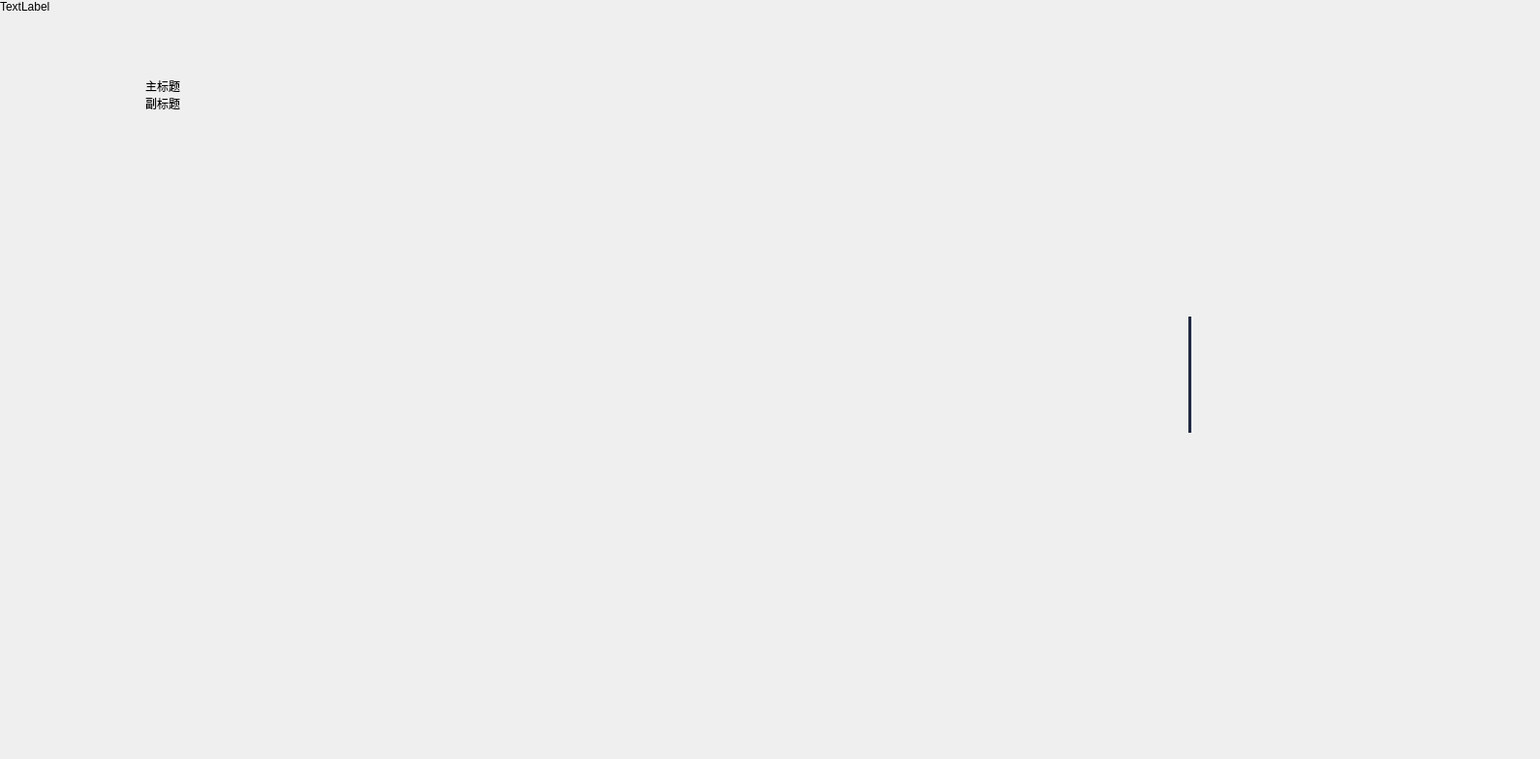
<?xml version="1.0" encoding="UTF-8"?>
<ui version="4.0">
 <class>Base</class>
 <widget class="QWidget" name="Base">
  <property name="geometry">
   <rect>
    <x>0</x>
    <y>0</y>
    <width>1590</width>
    <height>784</height>
   </rect>
  </property>
  <property name="windowTitle">
   <string>Base</string>
  </property>
  <property name="autoFillBackground">
   <bool>true</bool>
  </property>
  <layout class="QVBoxLayout" name="verticalLayout" stretch="0">
   <property name="spacing">
    <number>0</number>
   </property>
   <property name="sizeConstraint">
    <enum>QLayout::SetDefaultConstraint</enum>
   </property>
   <property name="leftMargin">
    <number>0</number>
   </property>
   <property name="topMargin">
    <number>0</number>
   </property>
   <property name="rightMargin">
    <number>0</number>
   </property>
   <property name="bottomMargin">
    <number>0</number>
   </property>
   <item>
    <widget class="QFrame" name="root">
     <property name="lineWidth">
      <number>0</number>
     </property>
     <layout class="QHBoxLayout" name="horizontalLayout" stretch="0,1">
      <property name="spacing">
       <number>0</number>
      </property>
      <property name="leftMargin">
       <number>0</number>
      </property>
      <property name="topMargin">
       <number>0</number>
      </property>
      <property name="rightMargin">
       <number>0</number>
      </property>
      <property name="bottomMargin">
       <number>0</number>
      </property>
      <item alignment="Qt::AlignLeft">
       <widget class="QWidget" name="left" native="true">
        <property name="minimumSize">
         <size>
          <width>150</width>
          <height>0</height>
         </size>
        </property>
        <property name="maximumSize">
         <size>
          <width>150</width>
          <height>16777215</height>
         </size>
        </property>
        <layout class="QVBoxLayout" name="verticalLayout_3">
         <property name="spacing">
          <number>0</number>
         </property>
         <property name="leftMargin">
          <number>0</number>
         </property>
         <property name="topMargin">
          <number>0</number>
         </property>
         <property name="rightMargin">
          <number>0</number>
         </property>
         <property name="bottomMargin">
          <number>0</number>
         </property>
         <item alignment="Qt::AlignLeft|Qt::AlignTop">
          <widget class="QLabel" name="card_icon">
           <property name="text">
            <string>TextLabel</string>
           </property>
          </widget>
         </item>
        </layout>
       </widget>
      </item>
      <item alignment="Qt::AlignLeft">
       <widget class="QFrame" name="main">
        <property name="minimumSize">
         <size>
          <width>0</width>
          <height>0</height>
         </size>
        </property>
        <property name="maximumSize">
         <size>
          <width>16777215</width>
          <height>16777215</height>
         </size>
        </property>
        <layout class="QVBoxLayout" name="verticalLayout_4" stretch="0,0,0,0,0">
         <property name="spacing">
          <number>0</number>
         </property>
         <property name="leftMargin">
          <number>0</number>
         </property>
         <property name="topMargin">
          <number>80</number>
         </property>
         <property name="rightMargin">
          <number>0</number>
         </property>
         <property name="bottomMargin">
          <number>100</number>
         </property>
         <item>
          <widget class="QWidget" name="top" native="true">
           <property name="maximumSize">
            <size>
             <width>16777215</width>
             <height>200</height>
            </size>
           </property>
           <layout class="QVBoxLayout" name="top2">
            <property name="spacing">
             <number>0</number>
            </property>
            <property name="leftMargin">
             <number>0</number>
            </property>
            <property name="topMargin">
             <number>0</number>
            </property>
            <property name="rightMargin">
             <number>0</number>
            </property>
            <property name="bottomMargin">
             <number>0</number>
            </property>
            <item alignment="Qt::AlignBottom">
             <widget class="QLabel" name="top_title">
              <property name="styleSheet">
               <string notr="true"/>
              </property>
              <property name="text">
               <string>主标题</string>
              </property>
             </widget>
            </item>
            <item alignment="Qt::AlignTop">
             <widget class="QLabel" name="sub_title">
              <property name="styleSheet">
               <string notr="true"/>
              </property>
              <property name="text">
               <string>副标题</string>
              </property>
             </widget>
            </item>
            <item>
             <spacer name="verticalSpacer">
              <property name="orientation">
               <enum>Qt::Vertical</enum>
              </property>
              <property name="sizeHint" stdset="0">
               <size>
                <width>20</width>
                <height>40</height>
               </size>
              </property>
             </spacer>
            </item>
           </layout>
          </widget>
         </item>
         <item>
          <spacer name="verticalSpacer_3">
           <property name="orientation">
            <enum>Qt::Vertical</enum>
           </property>
           <property name="sizeType">
            <enum>QSizePolicy::Fixed</enum>
           </property>
           <property name="sizeHint" stdset="0">
            <size>
             <width>20</width>
             <height>55</height>
            </size>
           </property>
          </spacer>
         </item>
         <item alignment="Qt::AlignLeft">
          <widget class="QWidget" name="operate" native="true">
           <property name="minimumSize">
            <size>
             <width>1440</width>
             <height>120</height>
            </size>
           </property>
           <property name="maximumSize">
            <size>
             <width>16777215</width>
             <height>150</height>
            </size>
           </property>
           <layout class="QHBoxLayout" name="horizontalLayout_2" stretch="0,0,0,0">
            <property name="spacing">
             <number>0</number>
            </property>
            <property name="leftMargin">
             <number>0</number>
            </property>
            <property name="topMargin">
             <number>0</number>
            </property>
            <property name="rightMargin">
             <number>0</number>
            </property>
            <property name="bottomMargin">
             <number>0</number>
            </property>
            <item alignment="Qt::AlignLeft">
             <widget class="QFrame" name="img_scene">
              <layout class="QHBoxLayout" name="horizontalLayout_4" stretch="0,0">
               <property name="spacing">
                <number>0</number>
               </property>
               <property name="leftMargin">
                <number>5</number>
               </property>
               <property name="topMargin">
                <number>0</number>
               </property>
               <property name="rightMargin">
                <number>0</number>
               </property>
               <property name="bottomMargin">
                <number>0</number>
               </property>
               <item>
                <widget class="QFrame" name="img_style">
                 <layout class="QHBoxLayout" name="horizontalLayout_7">
                  <property name="spacing">
                   <number>0</number>
                  </property>
                  <property name="leftMargin">
                   <number>2</number>
                  </property>
                  <property name="topMargin">
                   <number>0</number>
                  </property>
                  <property name="rightMargin">
                   <number>2</number>
                  </property>
                  <property name="bottomMargin">
                   <number>0</number>
                  </property>
                 </layout>
                </widget>
               </item>
               <item>
                <widget class="QFrame" name="img_sample">
                 <layout class="QHBoxLayout" name="horizontalLayout_6">
                  <property name="spacing">
                   <number>10</number>
                  </property>
                  <property name="leftMargin">
                   <number>50</number>
                  </property>
                  <property name="topMargin">
                   <number>0</number>
                  </property>
                  <property name="bottomMargin">
                   <number>0</number>
                  </property>
                 </layout>
                </widget>
               </item>
              </layout>
             </widget>
            </item>
            <item alignment="Qt::AlignLeft">
             <widget class="QFrame" name="palette">
              <property name="maximumSize">
               <size>
                <width>16777215</width>
                <height>16777215</height>
               </size>
              </property>
              <layout class="QHBoxLayout" name="horizontalLayout_3">
               <property name="spacing">
                <number>10</number>
               </property>
               <property name="leftMargin">
                <number>50</number>
               </property>
              </layout>
             </widget>
            </item>
            <item alignment="Qt::AlignRight">
             <widget class="Line" name="line_2">
              <property name="styleSheet">
               <string notr="true">background-color: #212A44;</string>
              </property>
              <property name="orientation">
               <enum>Qt::Vertical</enum>
              </property>
             </widget>
            </item>
            <item alignment="Qt::AlignRight">
             <widget class="QFrame" name="btn_export">
              <layout class="QVBoxLayout" name="verticalLayout_9">
               <property name="spacing">
                <number>0</number>
               </property>
               <property name="leftMargin">
                <number>20</number>
               </property>
               <property name="rightMargin">
                <number>20</number>
               </property>
              </layout>
             </widget>
            </item>
           </layout>
          </widget>
         </item>
         <item>
          <widget class="QWidget" name="preview" native="true">
           <property name="minimumSize">
            <size>
             <width>1440</width>
             <height>0</height>
            </size>
           </property>
           <property name="maximumSize">
            <size>
             <width>16777215</width>
             <height>16777215</height>
            </size>
           </property>
           <layout class="QHBoxLayout" name="preview2" stretch="1,0,1">
            <property name="spacing">
             <number>80</number>
            </property>
            <property name="leftMargin">
             <number>0</number>
            </property>
            <property name="topMargin">
             <number>45</number>
            </property>
            <property name="rightMargin">
             <number>0</number>
            </property>
            <property name="bottomMargin">
             <number>0</number>
            </property>
            <item>
             <widget class="QWidget" name="draw" native="true">
              <property name="minimumSize">
               <size>
                <width>0</width>
                <height>0</height>
               </size>
              </property>
              <layout class="QVBoxLayout" name="verticalLayout_5" stretch="0,0">
               <property name="spacing">
                <number>0</number>
               </property>
               <property name="leftMargin">
                <number>0</number>
               </property>
               <property name="topMargin">
                <number>0</number>
               </property>
               <property name="rightMargin">
                <number>0</number>
               </property>
               <property name="bottomMargin">
                <number>0</number>
               </property>
               <item>
                <widget class="QFrame" name="img_handle">
                 <property name="minimumSize">
                  <size>
                   <width>0</width>
                   <height>0</height>
                  </size>
                 </property>
                 <layout class="QHBoxLayout" name="horizontalLayout_5">
                  <property name="spacing">
                   <number>0</number>
                  </property>
                  <property name="leftMargin">
                   <number>0</number>
                  </property>
                  <property name="topMargin">
                   <number>0</number>
                  </property>
                  <property name="rightMargin">
                   <number>30</number>
                  </property>
                  <property name="bottomMargin">
                   <number>0</number>
                  </property>
                 </layout>
                </widget>
               </item>
               <item>
                <widget class="QFrame" name="img">
                 <property name="minimumSize">
                  <size>
                   <width>0</width>
                   <height>0</height>
                  </size>
                 </property>
                 <property name="maximumSize">
                  <size>
                   <width>16777215</width>
                   <height>480</height>
                  </size>
                 </property>
                 <layout class="QVBoxLayout" name="verticalLayout_6">
                  <property name="spacing">
                   <number>0</number>
                  </property>
                  <property name="leftMargin">
                   <number>0</number>
                  </property>
                  <property name="topMargin">
                   <number>0</number>
                  </property>
                  <property name="rightMargin">
                   <number>0</number>
                  </property>
                  <property name="bottomMargin">
                   <number>0</number>
                  </property>
                 </layout>
                </widget>
               </item>
              </layout>
             </widget>
            </item>
            <item>
             <widget class="Line" name="line">
              <property name="styleSheet">
               <string notr="true">background-color: #4C788493;</string>
              </property>
              <property name="orientation">
               <enum>Qt::Vertical</enum>
              </property>
             </widget>
            </item>
            <item>
             <widget class="QWidget" name="result" native="true">
              <layout class="QVBoxLayout" name="verticalLayout_2" stretch="0,0">
               <property name="spacing">
                <number>0</number>
               </property>
               <property name="leftMargin">
                <number>0</number>
               </property>
               <property name="topMargin">
                <number>0</number>
               </property>
               <property name="rightMargin">
                <number>0</number>
               </property>
               <property name="bottomMargin">
                <number>0</number>
               </property>
               <item>
                <widget class="QFrame" name="result_label">
                 <layout class="QVBoxLayout" name="verticalLayout_7">
                  <property name="spacing">
                   <number>0</number>
                  </property>
                  <property name="leftMargin">
                   <number>0</number>
                  </property>
                  <property name="topMargin">
                   <number>0</number>
                  </property>
                  <property name="rightMargin">
                   <number>0</number>
                  </property>
                  <property name="bottomMargin">
                   <number>0</number>
                  </property>
                 </layout>
                </widget>
               </item>
               <item alignment="Qt::AlignVCenter">
                <widget class="QFrame" name="img_result">
                 <property name="maximumSize">
                  <size>
                   <width>16777215</width>
                   <height>480</height>
                  </size>
                 </property>
                 <layout class="QVBoxLayout" name="verticalLayout_8">
                  <property name="spacing">
                   <number>0</number>
                  </property>
                  <property name="leftMargin">
                   <number>0</number>
                  </property>
                  <property name="topMargin">
                   <number>0</number>
                  </property>
                  <property name="rightMargin">
                   <number>0</number>
                  </property>
                  <property name="bottomMargin">
                   <number>0</number>
                  </property>
                 </layout>
                </widget>
               </item>
              </layout>
             </widget>
            </item>
           </layout>
          </widget>
         </item>
         <item>
          <spacer name="verticalSpacer_2">
           <property name="orientation">
            <enum>Qt::Vertical</enum>
           </property>
           <property name="sizeHint" stdset="0">
            <size>
             <width>20</width>
             <height>40</height>
            </size>
           </property>
          </spacer>
         </item>
        </layout>
       </widget>
      </item>
     </layout>
    </widget>
   </item>
  </layout>
 </widget>
 <resources/>
 <connections/>
</ui>
